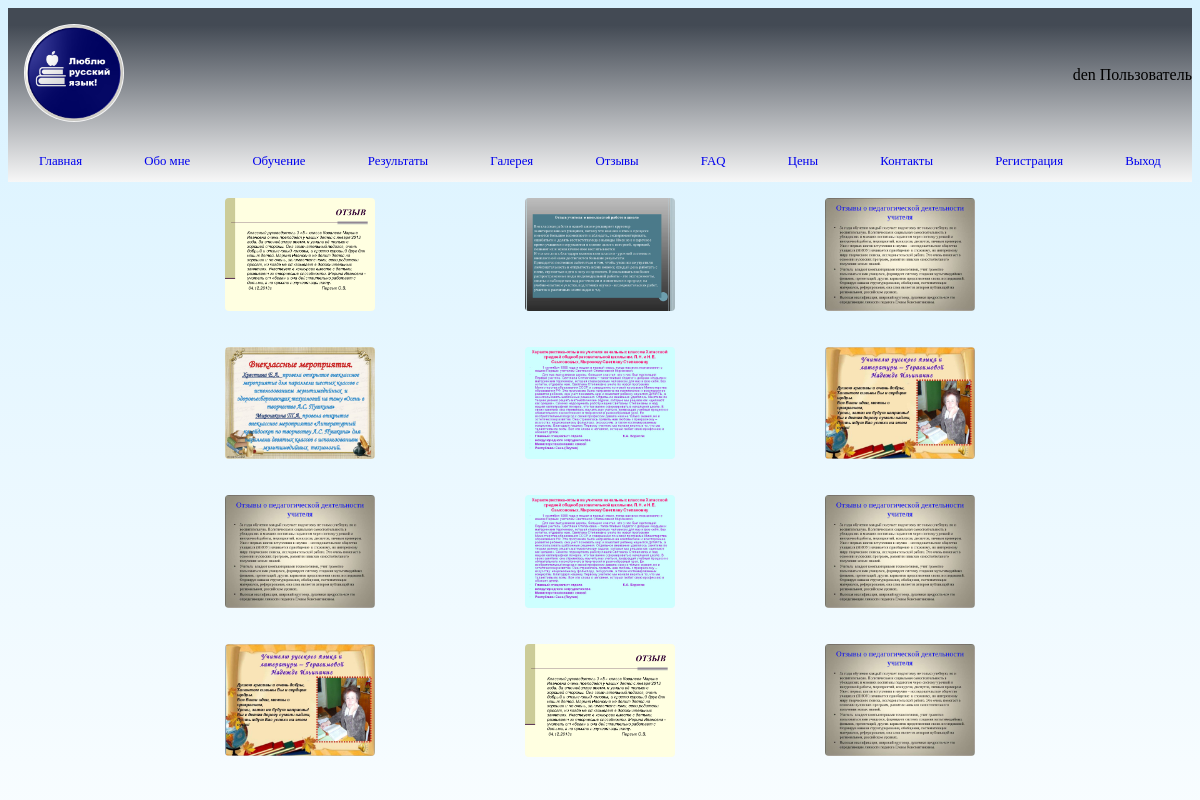
The page /education_photo/ (signed in) on the database its author committed.
### site_anna/models.py (models this page shows)
class User(AbstractUser):
    email_validator = EmailValidator()
    phone_number = models.CharField(max_length=12, blank=True)
    email = models.EmailField(
        _("email address"),
        unique=False,
        blank=False,
        null=False,
        validators=[email_validator],
    )
    on_the_list = models.BooleanField(default=False)

class PhotoReview(models.Model):
    image = models.ImageField(upload_to="photo/", verbose_name="Фото ")
    created_at = models.DateTimeField(auto_now_add=True, verbose_name="Время создания")
    class Meta:
        verbose_name = "Фото"
        verbose_name_plural = "Галерея"
    def __str__(self):
        return self.image.url

### site_anna/views.py (the view)
# urls.py: path("education_photo/", education_photo, name="education_photo"),
def education_photo(request):
    education_photo = PhotoReview.objects.all()
    return render(request, "education_photo.html", {"education_photo": education_photo})

### site_anna/templates/education_photo.html (shortened to what this page needs)
{% extends 'main.html' %}
{% block content %}
  <div class="container_img">
    {% for img in education_photo %}
      <div class="image-block">
        <img src="{{ img }}" width="200" alt="" />
      </div>
    {% endfor %}
  </div>
{% endblock %}

### site_anna/templates/main.html (shortened to what this page needs)
<!DOCTYPE html>
<html lang="en">
  <head>
  </head>
  <body>
    <div class="container">
      <div class="body">
        <div class="navbar">
          <div class="navbar-1">
            <div class="img">
              <img src="/static/photo_main_logo.jpg" width="100" alt="" />
            </div>
          </div>
          {% if request.user.is_authenticated %}
            <p id="p-1">{{ request.user }} Пользователь</p>
          {% endif %}
        </div>
        <div class="menu">
          <div>
            <a href="{% url 'index' %}" class="body-menu-2"><p id="p-2">Главная</p></a>
          </div>
          <div>
            <a href="{% url 'about_me' %}" class="body-menu-2"><p id="p-2">Обо мне</p></a>
          </div>
          <div>
            <a href="{% url 'education' %}" class="body-menu-2"><p id="p-2">Обучение</p></a>
          </div>
          <div>
            <a href="{% url 'advantages' %}" class="body-menu-2"><p id="p-2">Результаты</p></a>
          </div>
          <div>
            <a href="{% url 'education_photo' %}" class="body-menu-2"><p id="p-2">Галерея</p></a>
          </div>
          <div>
            <a href="{% url 'review' %}" id="p-2">Отзывы</a>
          </div>
          <div>
            <a href="{% url 'faq' %}" class="body-menu-3"><p id="p-2">FAQ</p></a>
          </div>
          <div>
            <a href="{% url 'price' %}" class="body-menu-4"><p id="p-2">Цены</p></a>
          </div>
          <div>
            <a href="{% url 'contact' %}" class="body-menu-5"><p id="p-2">Контакты</p></a>
          </div>
          <div>
            <a href="{% url 'signup' %}" class="body-menu-5"><p id="p-2">Регистрация</p></a>
          </div>
          {% if request.user.is_authenticated %}
            <div>
              <a href="{% url 'logout' %}" class="body-menu-5"><p id="p-2">Выход</p></a>
            </div>
          {% else %}
            <div>
              <a href="{% url 'login_in' %}" class="body-menu-5"><p id="p-2">Вход</p></a>
            </div>
          {% endif %}
        </div>
      </div>
      <div class="content">
        {% block content %}{% endblock %}
      </div>
    </div>
  </body>
</html>

### site_anna/templates/education_photo.html (style rules this page uses)
.container_img { display: flex; flex-wrap: wrap; align-items: center; justify-content: center; }
.image-block { width: 300px; transition: transform 0.5s; text-align: center; }
.image-block img { width: 50%; height: 50%; object-fit: cover; border-radius: 20px; transition: transform 0.5s; }

### site_anna/templates/main.html (style rules this page uses)
a { text-decoration: none; }
.navbar-1 { text-align: center; }
.navbar { display: flex; justify-content: space-between; align-items: center; }
#p-1 { padding-left: 1em; }
.body { background-color: #f7f7f7; background-image: linear-gradient(to bottom, #434a54 10%, #f7f7f7 100%); }
body { background: linear-gradient(to bottom, rgba(190, 233, 255, 0.6), rgba(255, 255, 255, 0.6)); }
img { padding: 2vh; border-radius: 50%; }
.menu { display: flex; flex-wrap: wrap; justify-content: space-around; align-items: center; font-size: 0.8em; }

### rows shown on the page
User: user "den"
PhotoReview: image (picture)
PhotoReview: image (picture)
PhotoReview: image (picture)
PhotoReview: image (picture)
PhotoReview: image (picture)
PhotoReview: image (picture)
PhotoReview: image (picture)
PhotoReview: image (picture)
PhotoReview: image (picture)
PhotoReview: image (picture)
PhotoReview: image (picture)
PhotoReview: image (picture)
